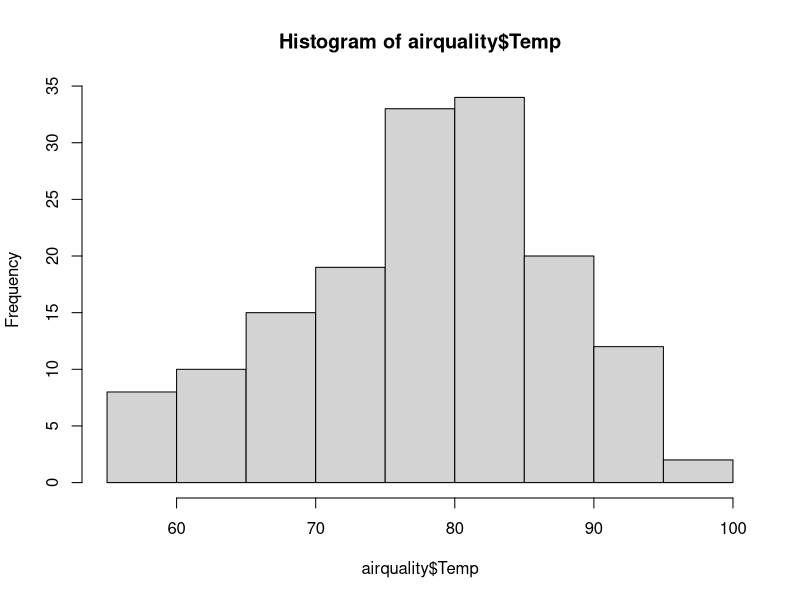
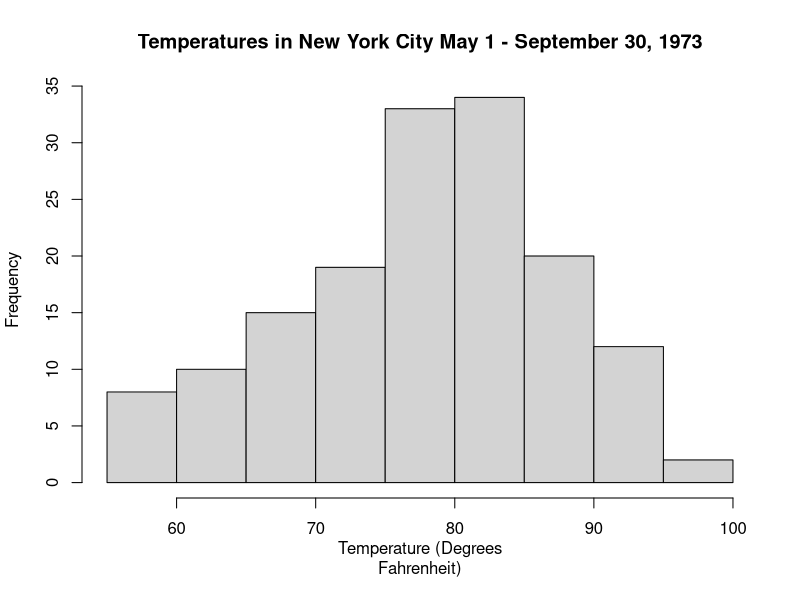
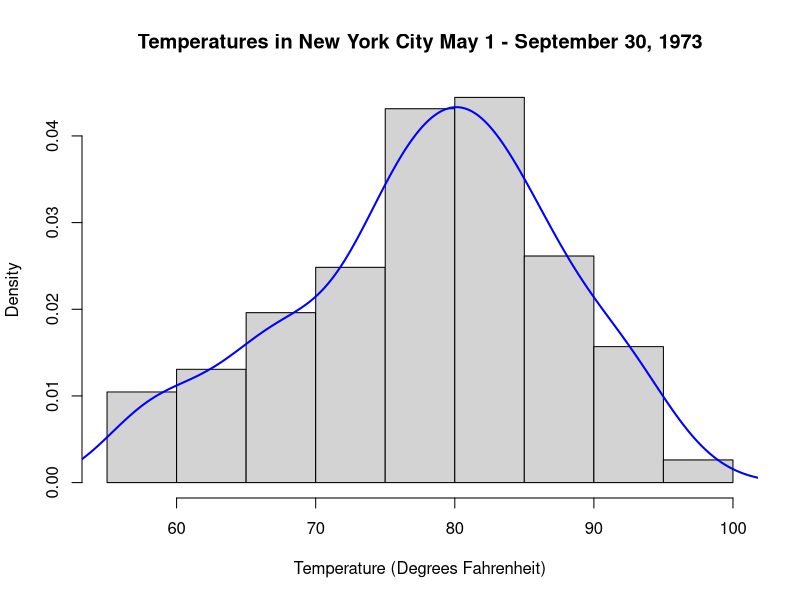
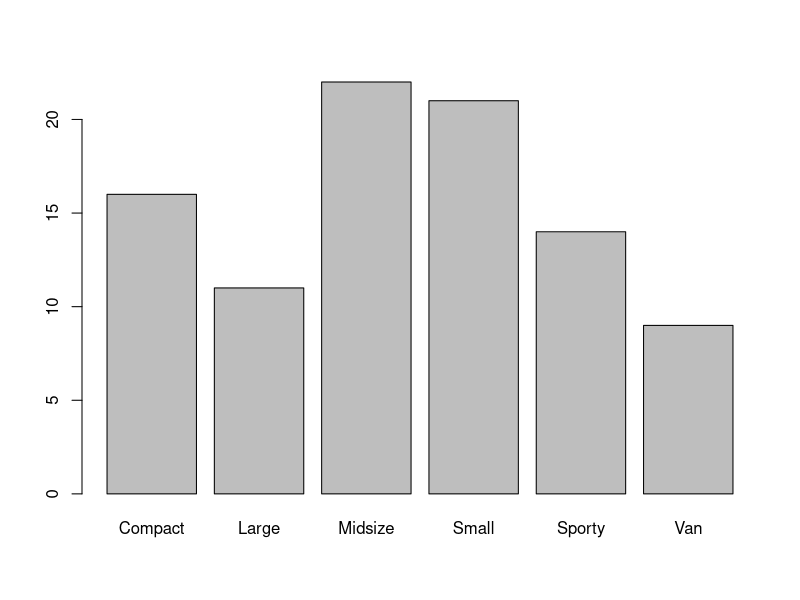
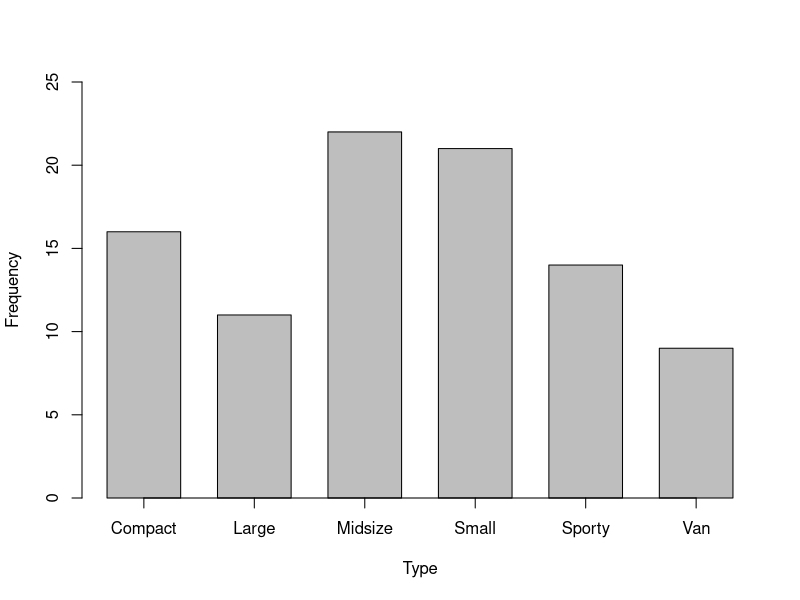
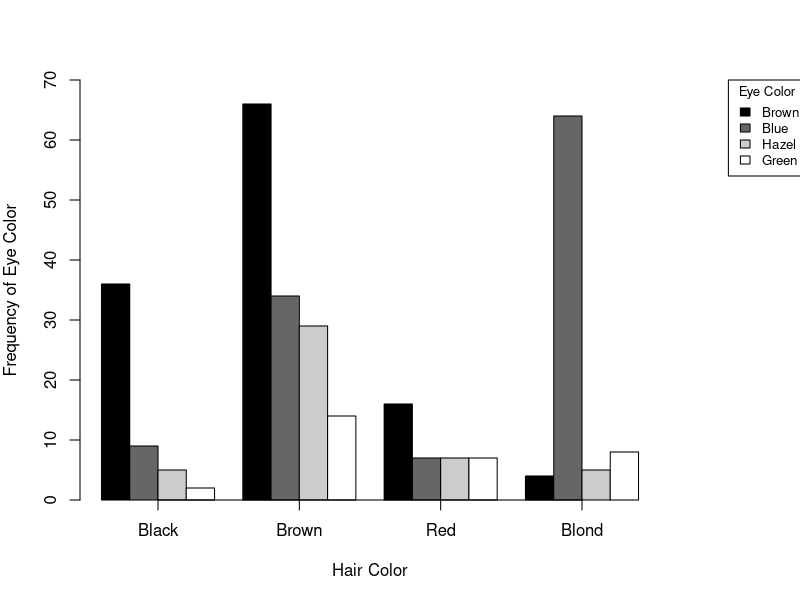
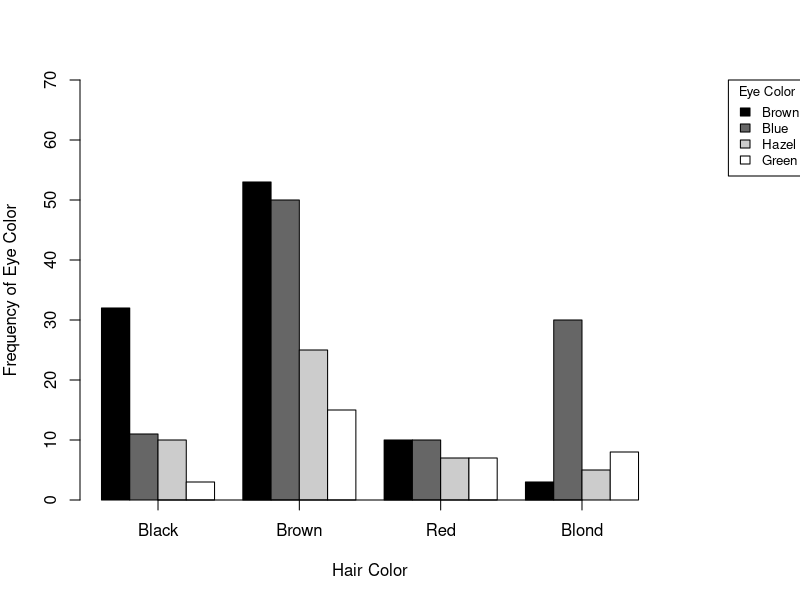
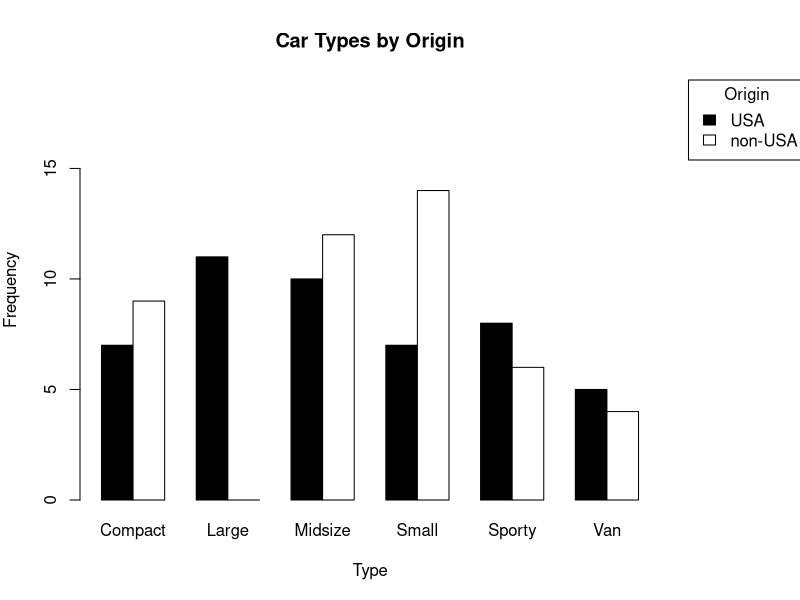

Reproduce these figures in R, in order.
## ---- chunk 1
library(datasets)
## ---- chunk 2
head(airquality)
## ---- chunk 3
hist(airquality$Temp)
## ---- chunk 4
hist(airquality$Temp,xlab="Temperature (Degrees
Fahrenheit)",main="Temperatures in New York City May 1 - September 30, 1973")
## ---- chunk 5
hist(
  airquality$Temp,
  xlab = "Temperature (Degrees Fahrenheit)",
  main = "Temperatures in New York City May 1 - September 30, 1973",
  probability = TRUE
)

lines(density(airquality$Temp), col = "blue", lwd = 2)
## ---- chunk 6
library(MASS)
## ---- chunk 7
head(Cars93[1:3])
## ---- chunk 8
table(Cars93$Type)
## ---- chunk 9
barplot(table(Cars93$Type))
## ---- chunk 10
barplot(table(Cars93$Type),ylim=c(0,25),xlab="Type", ylab="Frequency", axis.lty="solid",space=.5)
## ---- chunk 11
library(dplyr)
## ---- chunk 12
USA.Cars93 <- filter(Cars93,Origin == "USA")
## ---- chunk 13
females <- HairEyeColor[,,2]
## ---- chunk 14
females
## ---- chunk 15
color.names = c("black","grey40","grey80","white")
## ---- chunk 16
t(females)
## ---- chunk 17
par(mar=c(5,4,4,7)); barplot(t(females),beside=T,ylim=c(0,70),xlab="Hair Color",ylab="Frequency of Eye Color", col=color.names,axis.lty="solid"); legend("topright", rownames(t(females)), cex=0.8, fill=color.names, title="Eye Color", inset=c(-0.25,0), xpd=TRUE)
## ---- chunk 18
males <- HairEyeColor[,,1]
## ---- chunk 19
males
## ---- chunk 20
color.names <- c("black", "grey40", "grey80", "white")
## ---- chunk 21
t(males)
## ---- chunk 22
par(mar = c(5, 4, 4, 7)); bar_midpoints <- barplot(t(males), beside = TRUE, ylim = c(0, 70), xlab = "Hair Color", ylab = "Frequency of Eye Color", col = color.names, axis.lty = "solid"); legend("topright", legend = rownames(t(males)), cex = 0.8, fill = color.names, title = "Eye Color", inset = c(-0.25, 0), xpd = TRUE)
## ---- chunk 23
color.names <- c("saddlebrown",  # Brown eyes
                 "deepskyblue",  # Blue eyes
                 "goldenrod",    # Hazel eyes
                 "forestgreen")  # Green eyes
## ---- chunk 24
brown.colors <- colors()[grep("brown", colors())]
## ---- chunk 25
brown.colors
## ---- chunk 26
blue.colors <- colors()[grep("blue", colors())]
## ---- chunk 27
blue.colors
## ---- chunk 28
hazel.colors <- colors()[grep("tan|gold|khaki|wheat|burlywood", colors())]
## ---- chunk 29
hazel.colors
## ---- chunk 30
green.colors <- colors()[grep("green", colors())]
## ---- chunk 31
green.colors
## ---- chunk 32
# Subset Cars93 to just Type and Origin
Type.Origin <- subset(Cars93, select = c(Type, Origin))
## ---- chunk 33
head(Type.Origin)
## ---- chunk 34
tbl <- table(Type.Origin$Type, Type.Origin$Origin)
## ---- chunk 35
tbl
## ---- chunk 36
mat <- t(tbl)
## ---- chunk 37
cols_map <- c("USA" = "black", "non-USA" = "white")
## ---- chunk 38
cols <- cols_map[rownames(mat)]
## ---- chunk 39
par(mar = c(5,4,4,7)); bar_mid <- barplot(mat, beside = TRUE, col = cols, border = "black", ylim = c(0, max(mat) + 5), xlab = "Type", ylab = "Frequency", main = "Car Types by Origin"); legend("topright", legend = rownames(mat), fill = cols, border = "black", title = "Origin", inset = c(-0.25, 0), xpd = TRUE)

## ---- chunk 40
pie(table(Cars93$Type))
## ---- chunk 41
plot(airquality$Wind,airquality$Temp, pch=16,xlab = "Wind Velocity (MPH)", ylab ="Temperature (Fahrenheit)", main = "Temperature vs Wind Velocity")
## ---- chunk 42
plot(airquality$Temp ~ airquality$Wind, pch=16,xlab = "Wind Velocity
(MPH)",ylab ="Temperature (Fahrenheit)", main = "Temperature vs Wind
Velocity")
## ---- chunk 43
Ozone.Temp.Wind <- subset(airquality,select = c(Ozone,Temp,Wind))
## ---- chunk 44
head(Ozone.Temp.Wind)
## ---- chunk 45
pairs(Ozone.Temp.Wind)
## ---- chunk 46
boxplot(Temp ~ Month, data=airquality, xaxt = "n")
## ---- chunk 47
boxplot(Temp ~ Month, data=airquality, xaxt = "n"); axis(1, at=1:5,labels=c("May","June","July","August", "September"))
## ---- chunk 48
library(ggplot2)
## ---- chunk 49
ggplot(airquality, aes(x=Temp))
## ---- chunk 50
ggplot(airquality, aes(x=Temp)) +
  geom_histogram()
## ---- chunk 51
ggplot(airquality,aes(x=Temp)) +
  geom_histogram(binwidth = 5,color = "black",fill="grey80") + 
  theme_bw() +
  labs(x = "Temperature (Fahrenheit)",y="Frequency", title= "Temperatures in the airquality Data Frame")
## ---- chunk 52
ggplot(Cars93,aes(x=Type)) + 
  geom_bar()+ 
  labs(y="Frequency",title="Car Type and Frequency in Cars93")
## ---- chunk 53

